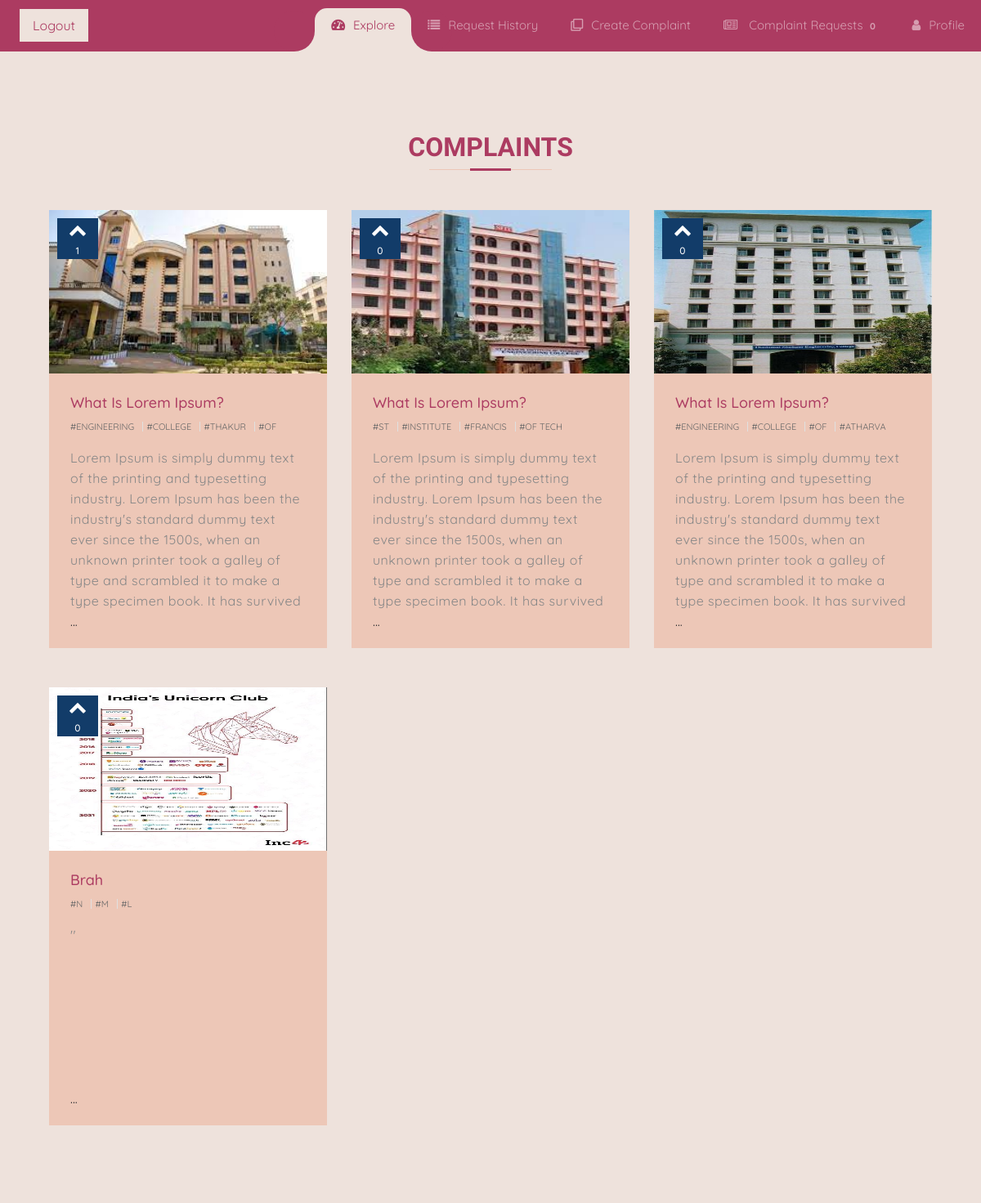
The page / (signed in) on the database its author committed.
### complaints/models.py (models this page shows, shortened)
class Complaint(models.Model):
	complaint_title = 					models.CharField(max_length = 1000, null = True)
	complaint_filer = 					models.ForeignKey(User, null = True, on_delete = models.CASCADE)
	complaint_description = 			models.TextField(null = True)
	complaint_status = 					models.CharField(max_length = 10, default = 'active')
	complaint_request_image = 			models.ImageField(null = True, blank = True, upload_to = 'complaints', default = 'complaints/default-image.jpg')
	complaint_place = 					models.CharField(max_length = 1000, null = True, blank = True)
	complaint_under_investigation_by = 	models.CharField(max_length = 1000, null = True, blank = True)
	complaint_upvotes = 				models.IntegerField(default = 0)
	complaint_upvotes_users = 			models.TextField(default=',', blank = True)
	complaint_downvotes_users = 		models.TextField(default=',', blank = True)
	complaint_place_geocode = 			models.JSONField(null = True, blank = True)
	tags = TaggableManager()

### complaints/views.py (the view)
# urls.py: path('', views.exploreComplaints, name='explore-complaints'),
def exploreComplaints(request, sorting_parameter="upvotes"):
	complaints = Complaint.objects.filter(complaint_status='active')
	if(sorting_parameter=="name"):
		complaints = sorted(complaints, key = lambda x : x.complaint_name, reverse = True)
	else:
		complaints = sorted(complaints, key = lambda x : x.complaint_upvotes, reverse = True)
	context = {'complaints':complaints, 'complaint_page_title': 'Complaints'}
	return render(request, 'complaints/complaints.html', context)

### accounts/models.py (called while the page is built)
	def __str__(self):
		return str(self.username)

### complaints/templates/complaints/complaints.html (shortened to what this page needs)
{% load static %}
{% include 'accounts/main.html' %}
{% block content %}
<div class="container mt-5 mb-5">
  <section class="blog-area">
    <div class="container">
      <div class="heading" style="color: #AC3B61">
		<h2>{{complaint_page_title}}</h2>
      </div>
      <div class="blogs">
        <div class="row">
		{% for complaint in complaints %}
          <div class="blogs-item hvr-float-shadow wow fadeInLeft h-100 mb-5" data-wow-delay="0.5s">
            <div class="blog-img photo">
              <a href="{% url 'complaints:show-complaint-detail' complaint.id %}"><img src="{% static 'images/' %}{{complaint.complaint_request_image}}" alt="" class="img-fluid" style="height: 200px; width: 100%;"></a>
              <p class="blog-time">
              <link rel="stylesheet" href="https://cdnjs.cloudflare.com/ajax/libs/font-awesome/4.7.0/css/font-awesome.min.css">
              <span class="blog-date"><i class="fa fa-solid fa-chevron-up"></i></span>
              <br>
              <span class="blog-month">{{complaint.complaint_upvotes}}</span>
              </p>
            </div>
            <div class="blog-detail">
              <h4><a href="javascript:;">{{complaint.complaint_title}}</a></h4>
              <ul class="scrolling-wrapper" id="cropped-tags">
                {% for tag in complaint.tags.all %}
				{% if filtered_tag == tag|slugify %}
					<li style="background-color: yellow; padding: 5px;"><a href="{% url 'complaints:explore-complaints-by-tag' tag %}">#{{tag}}</a></li>
				{% else %}
					<li><a href="{% url 'complaints:explore-complaints-by-tag' tag %}">#{{ tag }}</a></li>
				{% endif %}
                {% endfor %}
              </ul>
              <p class="scrolling-wrapper" id="cropped-description">{{complaint.complaint_description}}</p>...
            </div>
          </div>
        {% endfor %}
      </div>
    </div>
  </section>
</div>
{% endblock %}

### static/css/main.css (style rules this page uses)
body { background: #FFFAF0; }
body { background: #ffc107; font-family: Arial, Helvetica, sans-serif }

### accounts/templates/accounts/navbar.html (style rules this page uses)
a, a:hover, a:visited, a:active { color: inherit; text-decoration: none; }

### complaints/templates/complaints/complaints.html (style rules this page uses)
* { box-sizing: border-box; }
html, body { font-family: 'Quicksand', sans-serif; }
a, a:hover,a:active, a:focus { text-decoration: none !important; outline: none !important; box-shadow: none; }
.blogs-item { width: calc(100%/3 - 30px);float: left;margin: 0 15px; transition: all 0.25s }
.blogs:after { content: '';display: block;clear: both; }
.blog-img .blog-time .blog-month { font-size: 12px;line-height: normal;letter-spacing: 0.5px; font-weight: 500; }
.blog-img .blog-time .blog-date { font-size: 22px;line-height: normal;font-weight: 600; }
.blog-img .blog-time { position: absolute;height: 50px;width: 50px; background-color: #123C69; color: #EDC7B7; top: 10px;left: 10px;text-align: center;color: #fff;text-transform: uppercase;line-height: normal;margin: 0; }
.blog-img { position: relative; }
.blog-detail { padding: 20px 25px;border: 1px solid #EDC7B7; background-color: #EDC7B7; position: relative;overflow: hidden;-webkit-transition: border .4s;-moz-transition: border .4s;-ms-transition: border .4s;transition: border .4s; z-index: 0; }
.blog-detail h4 a { color: #AC3B61; }
.blog-detail h4 { font-size: 18px;line-height: 30px;text-transform: capitalize;font-weight: 500; margin: 0; }
.blog-detail ul li a { color: #676767; }
.blog-detail ul li { font-size: 11px;line-height: 12px;text-transform: uppercase;border-right: 1px solid #e0e0e0;padding-right: 10px;display: inline-block; }
.blog-detail ul { list-style: none;padding: 0; }
.blog-detail ul li:last-child { border: 0; padding-right: 0; }
.blog-detail p { line-height: 25px;font-size: 16px;letter-spacing: .5px;color: #878787;margin: 0; }
.blogs-item .blog-img img { filter: grayscale(0); }
.blogs { padding: 20px 0; }
.blog-area { padding: 30px 0; }
.blog-img img { max-width:100%; height:auto; }
.heading h2 { position: relative;font-weight: 600;font-family: 'Dosis', sans-serif;text-transform: uppercase;padding: 0 0 10px;color: #AC3B61; }
.heading h2:before { position: absolute;content: '';height: 1px;width: 150px;background: #EDC7B7; left: 0;right: 0;bottom: 1px;margin: auto; }
.heading h2:after { content: '';height: 3px;width: 50px;background: #AC3B61;position: absolute;left: 0;right: 0;margin: auto;bottom: 0; }
.heading { text-align: center;padding: 20px 0;max-width: 750px;margin: 0 auto; }
.hvr-float-shadow { display: inline-block; vertical-align: middle; -webkit-transform: perspective(1px) translateZ(0); transform: perspective(1px) translateZ(0); box-shadow: 0 0 1px transparent; position: relative; -webkit-transition-duration: .3s; transition-duration: .3s; -webkit-transition-property: transform; transition-property: transform; }
.hvr-float-shadow:before { pointer-events: none; position: absolute; z-index: -1; content: ''; top: 100%; left: 5%; height: 10px; width: 90%; opacity: 0; background: -webkit-radial-gradient(center,ellipse,rgba(0,0,0,.35) 0,transparent 80%); background: radial-gradient(ellipse at center,rgba(0,0,0,.35) 0,transparent 80%); -webkit-transition-duration: .3s; transition-duration: .3s; -webkit-transition-property: transform,opacity; transition-property: transform,opacity; }
.scrolling-wrapper { -ms-overflow-style: none; scrollbar-width: none; }
#cropped-description { overflow:hidden; height: 200px; text-overflow:ellipsis; }
#cropped-tags { overflow:hidden; white-space:nowrap; text-overflow:ellipsis; }

### rows shown on the page
Complaint: complaint_request_image (picture), complaint_upvotes "1", complaint_title "What Is Lorem Ipsum?", complaint_description "Lorem Ipsum is simply dummy text of the printing and typesetting industry. Lorem Ipsum has been the industry's standard dummy text ever since the 1500s, when an unknown printer took a galley of type and scrambled it to make a type specimen book. It has survived…"
Tag: name "ENGINEERING"
Tag: name "COLLEGE"
Tag: name "THAKUR"
Tag: name "OF"
Complaint: complaint_request_image (picture), complaint_upvotes "0", complaint_title "What Is Lorem Ipsum?", complaint_description "Lorem Ipsum is simply dummy text of the printing and typesetting industry. Lorem Ipsum has been the industry's standard dummy text ever since the 1500s, when an unknown printer took a galley of type and scrambled it to make a type specimen book. It has survived…"
Tag: name "ST"
Tag: name "INSTITUTE"
Tag: name "FRANCIS"
Tag: name "OF TECH"
Complaint: complaint_request_image (picture), complaint_upvotes "0", complaint_title "What Is Lorem Ipsum?", complaint_description "Lorem Ipsum is simply dummy text of the printing and typesetting industry. Lorem Ipsum has been the industry's standard dummy text ever since the 1500s, when an unknown printer took a galley of type and scrambled it to make a type specimen book. It has survived…"
Tag: name "ATHARVA"
Complaint: complaint_request_image (picture), complaint_upvotes "0", complaint_title "Brah", complaint_description "''"
Tag: name "N"
Tag: name "M"
Tag: name "L"

### other values the page prints
{{ complaint_page_title }} "COMPLAINTS"
